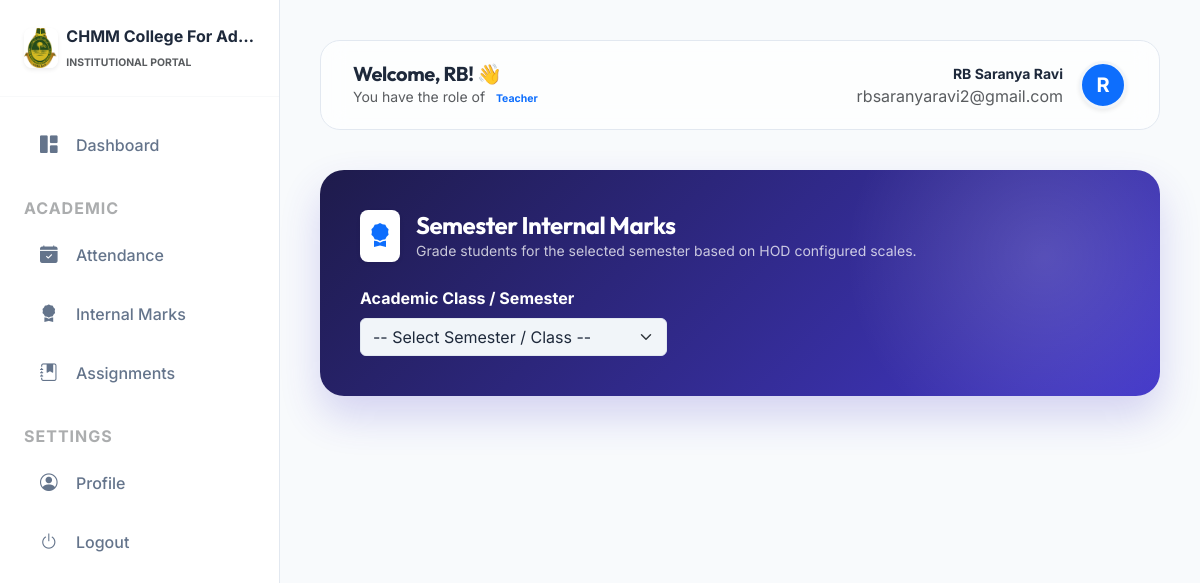
The app's page /management/internal-marks/ (signed in) with its own data.
### colleges/models.py (models this page shows, shortened)
class College(models.Model):
    STATUS_CHOICES = (
        ('PENDING', 'Pending Approval'),
        ('APPROVED', 'Approved'),
        ('REJECTED', 'Rejected'),
    )
    name = models.CharField(max_length=255)
    slug = models.SlugField(unique=True, blank=True)
    logo = models.ImageField(upload_to='college_logos/', null=True, blank=True)
    theme_color = models.CharField(max_length=7, default='#3b82f6')
    address = models.TextField()
    contact_email = models.EmailField()
    phone_number = models.CharField(max_length=15, blank=True)
    district = models.CharField(max_length=100, blank=True)
    university_affiliation = models.CharField(max_length=500, blank=True, help_text="Comma-separated list of affiliated universities.")
    description = models.TextField(blank=True, help_text="Briefly describe your institution.")
    established_year = models.PositiveIntegerField(null=True, blank=True)
    registration_number = models.CharField(max_length=100, unique=True, null=True)
    website = models.URLField(null=True, blank=True)
    verification_document = models.FileField(upload_to='verification_docs/', null=True, blank=True)
    status = models.CharField(max_length=20, choices=STATUS_CHOICES, default='PENDING')
    rejection_reason = models.TextField(blank=True, null=True, help_text="Reason for rejection, shown to the institution.")
    slug_updated = models.BooleanField(default=False)
    created_at = models.DateTimeField(auto_now_add=True)

### accounts/models.py (models this page shows, shortened)
class CustomUser(AbstractUser):
    ROLES = (
        ('SUPER_ADMIN', 'Super Admin'),
        ('COLLEGE_ADMIN', 'College Admin'),
        ('HOD', 'Head of Department'),
        ('TEACHER', 'Teacher'),
        ('STUDENT', 'Student'),
    )
    username = None
    email = models.EmailField(unique=True)
    role = models.CharField(max_length=20, choices=ROLES, default='STUDENT')
    college = models.ForeignKey(College, on_delete=models.CASCADE, null=True, blank=True, related_name='users')
    objects = CustomUserManager()
    USERNAME_FIELD = 'email'
    REQUIRED_FIELDS = []

### management/views.py (the view, shortened to what this page needs)
# urls.py: path('internal-marks/', views.internal_marks_list, name='internal_marks_list'),
@login_required
def internal_marks_list(request):
    if request.user.role not in ['TEACHER', 'HOD']:
        return redirect('dashboard')
    if request.user.role == 'TEACHER':
        department = request.user.teacher_profile.department
    else:
        department = request.user.hod_profile.department
    classes = AcademicClass.objects.filter(department=department)
    categories = InternalMarkCategory.objects.filter(department=department)
    selected_class = None
    students = []
    class_id = request.GET.get('class_id') or request.POST.get('class_id')
    subject_id = request.GET.get('subject_id') or request.POST.get('subject_id')
    class_subjects = None
    selected_subject = None
    students_data = []
    return render(request, 'management/internal_marks.html', {
        'academic_classes': classes,
        'selected_class': selected_class,
        'class_subjects': class_subjects,
        'selected_subject': selected_subject,
        'categories': categories,
        'students_data': students_data
    })

### management/templates/management/internal_marks.html (shortened to what this page needs)
{% extends 'base.html' %}
{% block content %}
<div class="row g-4 pb-5 mb-5">
    <div class="col-12">
        <div class="glass-header">
            <div class="d-flex align-items-center mb-4 position-relative z-1">
                <div class="bg-white rounded-3 p-2 shadow-sm me-3 text-primary">
                    <i class="bi bi-award-fill fs-4"></i>
                </div>
                <div>
                    <h4 class="fw-bold mb-0 text-white">Semester Internal Marks</h4>
                    <p class="mb-0 text-white text-opacity-75 small">Grade students for the selected semester based on HOD configured scales.</p>
                </div>
            </div>
            <form method="get" class="position-relative z-1">
                <div class="row g-3 align-items-end">
                    <div class="col-md-5">
                        <label class="form-label fw-bold text-white">Academic Class / Semester</label>
                        <select name="class_id" class="form-select" onchange="this.form.submit()" required>
                            <option value="">-- Select Semester / Class --</option>
                        </select>
                    </div>
                </div>
            </form>
        </div>
    </div>
    {% if selected_class and selected_subject %}
        {% if not categories %}
        <div class="alert alert-warning border-0 shadow-sm" role="alert">
            <i class="bi bi-exclamation-triangle-fill me-2"></i> Your HOD has not configured any internal mark categories for this department yet. You cannot mark students.
        </div>
        {% else %}
                {% for item in students_data %}
                                {% for cat in categories %}
                                {% load dictionary_tags %}
                                {% endfor %}
                {% empty %}
                <div class="col-12 text-center py-5">
                    <div class="text-muted mb-3"><i class="bi bi-people display-4 opacity-25"></i></div>
                    <h5 class="text-dark fw-bold">No Students Found</h5>
                    <p class="text-muted small">There are no students enrolled in this class.</p>
                </div>
                {% endfor %}
        {% endif %}
    {% endif %}
</div>
{% endblock %}

### templates/base.html (shortened to what this page needs)
{% load static %}
<!DOCTYPE html>
<html lang="en">
<head>
    <link href="https://cdn.jsdelivr.net/npm/bootstrap@5.3.0/dist/css/bootstrap.min.css" rel="stylesheet">
    <link rel="stylesheet" href="https://cdn.jsdelivr.net/npm/bootstrap-icons@1.11.1/font/bootstrap-icons.css">
</head>
<body>
    {% if user.is_authenticated %}
    <aside class="sidebar" id="sidebar">
        <div class="p-4 mb-3 d-flex align-items-center border-bottom border-light">
            {% if request.college.logo %}
            <img src="{{ request.college.logo.url }}" alt="Logo" height="40" class="me-2 rounded-3 shadow-sm">
            {% else %}
            <div class="bg-primary rounded-3 p-2 me-2 shadow-sm"><i class="bi bi-mortarboard-fill text-white fs-5"></i></div>
            {% endif %}
            <div class="overflow-hidden">
                <span class="fs-6 fw-bold text-main d-block text-truncate">{{ request.college.name|default:"Management Panel" }}</span>
                <span class="x-small text-muted text-uppercase fw-bold letter-spacing-1" style="font-size: 0.65rem;">Institutional Portal</span>
            </div>
        </div>
        <nav class="mt-2" style="max-height: calc(100vh - 100px); overflow-y: auto; overflow-x: hidden;">
            {% if user.role == 'SUPER_ADMIN' %}
            <a href="{% url 'college_approval_queue' %}"
                class="nav-link-custom {% if request.resolver_match.url_name == 'college_approval_queue' %}active{% endif %}">
                <i class="bi bi-speedometer2"></i> Management Console
            </a>
            {% else %}
            <a href="{% url 'dashboard' %}"
                class="nav-link-custom {% if request.resolver_match.url_name == 'dashboard' %}active{% endif %}">
                <i class="bi bi-grid-1x2-fill"></i> Dashboard
            </a>
            {% endif %}
            {% if user.role == 'TEACHER' %}
            <div class="px-4 mt-4 mb-2 text-uppercase x-small fw-bold text-muted opacity-50" style="letter-spacing: 1px;">Academic</div>
            <a href="{% url 'mark_attendance' %}" class="nav-link-custom">
                <i class="bi bi-calendar-check-fill"></i> Attendance
            </a>
            <a href="{% url 'internal_marks_list' %}" class="nav-link-custom">
                <i class="bi bi-award-fill"></i> Internal Marks
            </a>
            <a href="{% url 'assignment_list' %}" class="nav-link-custom">
                <i class="bi bi-journal-bookmark-fill"></i> Assignments
            </a>
            {% endif %}
            <div class="px-4 mt-4 mb-2 text-uppercase x-small fw-bold text-muted opacity-50" style="letter-spacing: 1px;">Settings</div>
            <a href="{% url 'edit_profile' %}" class="nav-link-custom {% if 'profile' in request.path %}active{% endif %}">
                <i class="bi bi-person-circle"></i> Profile
            </a>
            <form action="{% url 'logout' %}" method="post" class="m-0">
                <button type="submit" class="nav-link-custom border-0 bg-transparent w-100 text-start">
                    <i class="bi bi-power"></i> Logout
                </button>
            </form>
        </nav>
    </aside>
    {% endif %}
    <main class="{% if user.is_authenticated %}main-content{% endif %}">
        {% if user.is_authenticated %}
        <header class="header-glass animate-up">
            <div class="d-flex align-items-center">
                <div>
                    <h5 class="fw-bold mb-0">Welcome, {{ user.first_name }}! 👋</h5>
                    <p class="text-muted small mb-0 d-none d-md-block">You have the role of <span class="badge bg-primary-soft text-primary rounded-pill">{{ user.get_role_display }}</span></p>
                </div>
            </div>
            <div class="d-flex align-items-center gap-3">
                <div class="d-flex align-items-center gap-3">
                    <div class="text-end d-none d-md-block">
                        <span class="fw-bold d-block small">{{ user.get_full_name }}</span>
                        <span class="text-muted x-small">{{ user.email }}</span>
                    </div>
                    <div class="bg-primary rounded-circle shadow-sm d-flex align-items-center justify-content-center"
                        style="width: 48px; height: 48px; border: 3px solid var(--surface-2);">
                        <span class="fw-bold text-white fs-5">{{ user.first_name|first|upper }}</span>
                    </div>
                </div>
            </div>
        </header>
        {% endif %}
        <div class="container-fluid p-0 animate-up">
            {% block content %}{% endblock %}
        </div>
    </main>
</body>
</html>

### management/templates/management/internal_marks.html (style rules this page uses)
.glass-header { background: linear-gradient(135deg, #1e1b4b 0%, #4338ca 100%); border-radius: 24px; padding: 2.5rem; position: relative; overflow: hidden; color: white; margin-bottom: 2.5rem; box-shadow: 0 20px 40px rgba(67, 56, 202, 0.2); }
.glass-header::after { content: ''; position: absolute; top: -50%; right: -10%; width: 400px; height: 400px; background: radial-gradient(circle, rgba(255,255,255,0.15) 0%, transparent 70%); border-radius: 50%; }

### records on screen
College: college.logo (picture), college.name "CHMM College For Ad…"
CustomUser: first_name "RB", role "Teacher", get_full_name "RB Saranya Ravi", email "rbsaranyaravi2@gmail.com", first_name|first "R"
